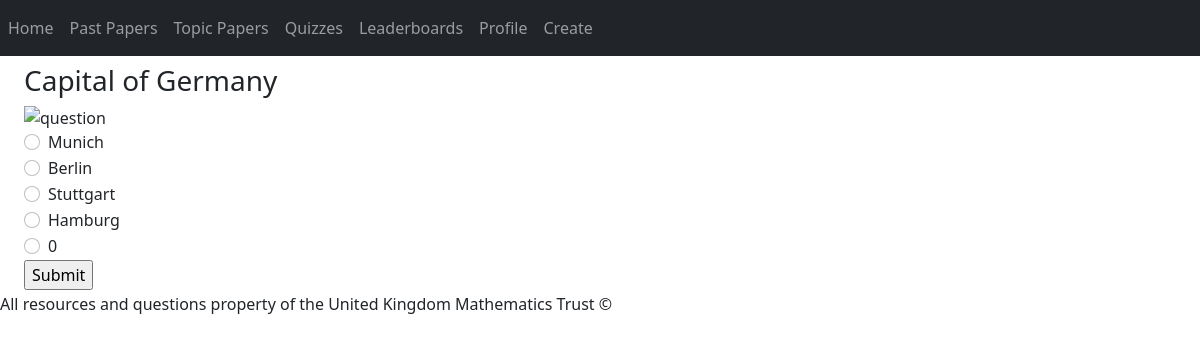
Page /ques2 on the committed database.
### question/models.py (models this page shows)
class Question(models.Model):
    quiz = models.ManyToManyField(Quiz, blank=True, related_name="questions")
    question = models.CharField(blank=True,max_length=500)
    q1= models.CharField(max_length=200)
    q2= models.CharField(max_length=200)
    q3= models.CharField(max_length=200)
    q4= models.CharField(max_length=200)
    q5= models.CharField(max_length=200)
    a = models.CharField(max_length=1)
    diagram = models.ImageField(blank=True,upload_to='photos')
    solutionImg = models.ImageField(blank=True,upload_to='photos')
    solution = models.CharField(blank=True,max_length=500)
    topic = models.CharField(blank=True,max_length=200)

### question/views.py (the view)
# urls.py: path("ques<int:question_id>",views.ques, name="ques"),
def ques(request, question_id):
    question = Question.objects.get(id=question_id)
    photo = question.diagram.url
    print(photo)
    return render(request, "question/ques.html", {  #of trying to mark it
        "question": question,
        "photo": photo
    })

### question/templates/question/ques.html (shortened to what this page needs)
{% extends "question/layout.html" %}
{% block body %}
<div class="form-check">
    <form action="{% url 'qcheck' question.id %}" method="POST">
      {% if question %}
        <h3>{{ question.question }}</h3>
      {% endif %}
      {% if photo %}
        {% load static %}
        <img class="d-block w-100 img-fluid" src="{{ photo }}" alt="question">
      {% endif %}
      <div class="form-check">
        <input class="form-check-input" type="radio" name="question" id="{{ question.id }}1" value="option1" required>
          <label class="form-check-label" for="{{ question.id }}1">
            {{ question.q1 }}
          </label>
      </div>
      <div class="form-check">
        <input class="form-check-input" type="radio" name="question" id="{{ question.id }}2" value="option2" required>
        <label class="form-check-label" for="{{ question.id }}2">
          {{ question.q2 }}
        </label>
      </div>
      <div class="form-check">
        <input class="form-check-input" type="radio" name="question" id="{{ question.id }}3" value="option3" required>
        <label class="form-check-label" for="{{ question.id }}3">
          {{ question.q3 }}
        </label>
      </div>
      <div class="form-check">
        <input class="form-check-input" type="radio" name="question" id="{{ question.id }}4" value="option4" required>
        <label class="form-check-label" for="{{ question.id }}4">
          {{ question.q4 }}
        </label>
      </div>
      <div class="form-check">
        <input class="form-check-input" type="radio" name="question" id="{{ question.id }}5" value="option5" required>
        <label class="form-check-label" for="{{ question.id }}5">
          {{ question.q5 }}
        </label>
      </div>
    <input type="submit">
    </form>
</div>
{% endblock %}

### rows in the picture
Question: question "Capital of Germany", q1 "Munich", q2 "Berlin", q3 "Stuttgart", q4 "Hamburg", q5 "0"
